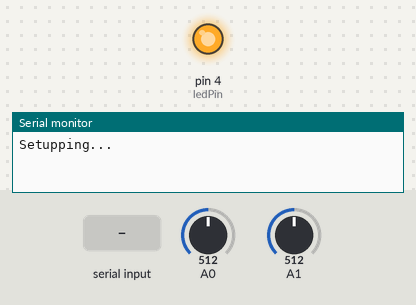
A sketch run on a simulated Arduino Uno, built with avr-gcc and run on an emulated ATmega328P. On the bench: output pins drawn as LEDs (lit = HIGH), the last lines printed to the serial monitor. Dashed ring = blinking. The test bench sets the inputs (shaded band); at power-on: A0 = 512, A1 = 512. The board resets itself during the run and starts again.

Above: at 0.4 s.
1.3 s: "t" received over Serial
At 2.3 s:
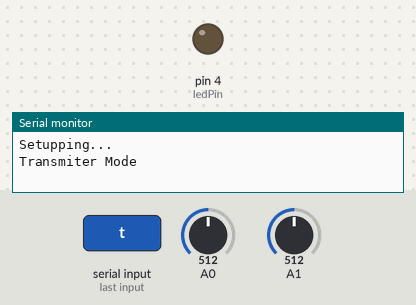
4.3 s: "r" received over Serial
At 8.2 s:
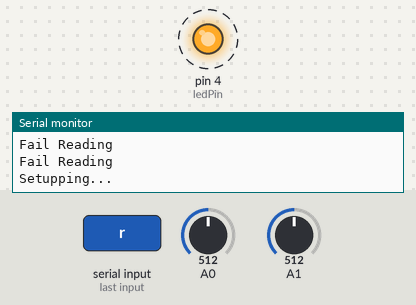
Timing chart, 0 to 13.3 s (numbered marks = the images above; inputs shaded):
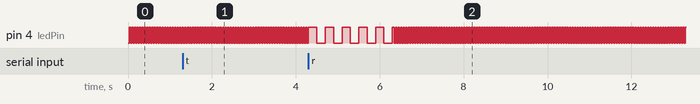

The sketch:

Primary_Writer.ino
```cpp
/**
 * A Mirf example to test the latency between two Ardunio.
 *
 * Pins:
 * Hardware SPI:
 * MISO -> 12
 * MOSI -> 11
 * SCK -> 13
 *
 * Configurable:
 * CE -> 8
 * CSN -> 7
 *
 * Note: To see best case latency comment out all Serial.println
 * statements not displaying the result and load
 * 'ping_server_interupt' on the server.
 */

#include <SPI.h>
#include <Mirf.h>
#include <nRF24L01.h>
#include <MirfHardwareSpiDriver.h>
#include <MathUtilities.h>
#include <Timer.h>
#include <avr/wdt.h> //Include watchdog timer

struct DataToComunicatio {
  int Speed;
  int Position;
  //byte GoToLeftOrRight;
  //byte GoToForwardOrBackward;
};

DataToComunicatio RFCtrl;
char incomingChar;

Timer tmrChangeLedStatus;
Timer tmrFaultTMO;
int ledPin = 4;
boolean ledPinValue = 0;
unsigned long ValueToBeWrite = 77;
unsigned long ValueToBeRead = 0;

void setup(){
  wdt_enable(WDTO_2S); //Enable watchdog timer - 2 seconds
  Serial.begin(9600);
  pinMode(ledPin, OUTPUT);

  Mirf.csnPin = 10;
  Mirf.cePin = 9;
  Mirf.spi = &MirfHardwareSpi;
  Mirf.init();
  Mirf.setRADDR((byte *)"clie1"); //Configure reciving address.
  Mirf.setTADDR((byte *)"serv1");
  Mirf.payload = sizeof(RFCtrl);
  Mirf.config();
  Serial.println("Setupping... ");


}

void loop()
{

  //----------------- Blink ----------------------
  tmrChangeLedStatus.start(30);
  if (tmrChangeLedStatus.done())
  {
    tmrChangeLedStatus.stop();
    ledPinValue = !ledPinValue;
    if (ledPinValue)
    {analogWrite(ledPin, 130);}//0 - 255 (130 is the smaller value to the LED)
    else
    {analogWrite(ledPin, 0);}
    //digitalWrite(ledPin, ledPinValue);
  }
  //----------------- Blink ----------------------

  //----------- Serial Mode Selection -----------
  if (Serial.available() )
  {
  while (Serial.available() > 0)
  {
     //Serial.write(Serial.read());
     incomingChar = Serial.read();
     if (incomingChar == 't')
     {Serial.println("Transmiter Mode");}
     if (incomingChar == 'r')
     {Serial.println("Reciver Mode");}
  }
  }
  //----------- Serial Mode Selection -----------

  //----------------- Send data -----------------
  if (incomingChar == 't')
  {
  RFCtrl.Speed = analogRead(1);
  RFCtrl.Position = analogRead(0);

  Mirf.send((byte *)&RFCtrl);
  while(Mirf.isSending())
  {
    tmrFaultTMO.start(100);
    if (tmrFaultTMO.done())
    {
      tmrFaultTMO.stop();
      Serial.println("Fail sending");
      break;
    }
  }
  }
  //Serial.println("Finished sending");
  //delay(10);
  //----------------- Send data -----------------

  //----------------- Read data -----------------
  if (incomingChar == 'r')
  {
  while(!Mirf.dataReady())
  {
    tmrFaultTMO.start(200);
    if (tmrFaultTMO.done())
    {
      tmrFaultTMO.stop();
      Serial.println("Fail Reading");
      return;
    }
  }

  //if(!Mirf.isSending() && Mirf.dataReady())
  //{
  Mirf.getData((byte *) &RFCtrl);
  //Serial.print("Value Read: ");
  //Serial.println(RFCtrl.Position);
  //}
  }
  //----------------- Read data -----------------
  //delay(1000);

  // ---------- Aplication -----------------------------

  //Send the position to the primary reader ----------->
  //RFCtrl.Speed = map(analogRead(1), 0, 1023, 0, 100); //map(value, fromLow, fromHigh, toLow, toHigh)
  //Serial.print("Value Read: ");
  //Serial.println(analogRead(0), DEC);
  //Send the position to the primary reader <-----------

  // ---------- Aplication -----------------------------

  wdt_reset();
}
```
